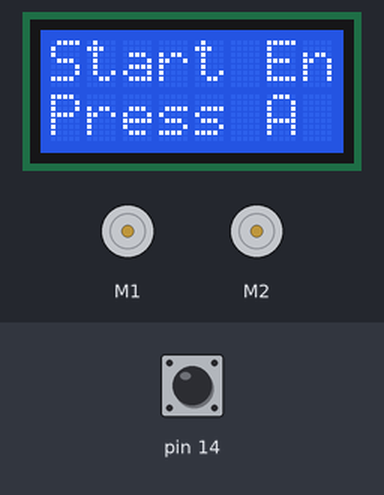
This sketch was run on a simulated Arduino Leonardo, built with avr-gcc and run on an emulated ATmega32U4. Parts: 8×2 character LCD, 2 × DC motor (green arrow = forward, orange = backward, longer = faster). The inputs (shaded band) are chosen by the test bench; at power-on: pin 14 HIGH.

Above: at 0.8 s.
0.9 s: pin 14 pulled LOW for 0.15 s
At 1.7 s:
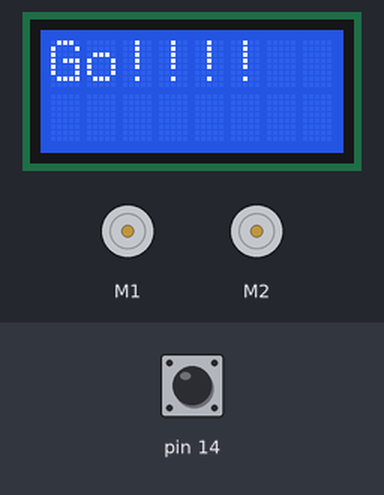
At 5.3 s:
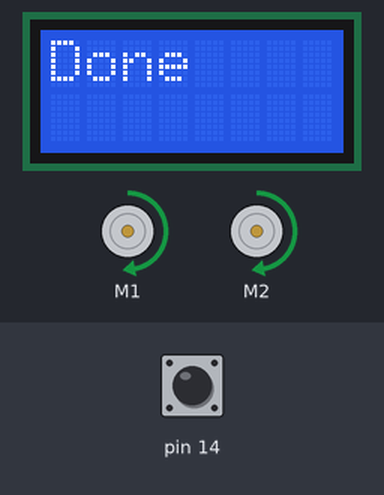
Timing chart, 0 to 6.8 s (numbered marks = the images above; inputs shaded):
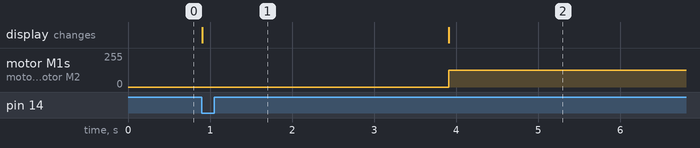

Measured:
- after the input at 0.9 s, motor M1, motor M2: stopped → forward 127/255 after 3.0 s; the display: changes at once (image 1)

The sketch:

01-StartYourEngines.ino
```cpp
#include <Zumo32U4.h>

// This section initializes the motors, A button, and LCD. We can interact with these using the variables "motors," "buttonA," and "lcd"
Zumo32U4Motors motors;
Zumo32U4ButtonA buttonA;
Zumo32U4LCD lcd;

// This function is run once, when the Zumo starts up
void setup()
{
    // This section shows the program name and directions on the LCD
    lcd.clear();            // Clears the LCD and puts the cursor at the beginning of the first line
    lcd.print("Start Eng"); // Writes "Start Eng" on the first line
    lcd.gotoXY(0, 1);       // Moves the cursor to the start of the second line
    lcd.print("Press A");   // Writes "Press A" on the second line

    // This function waits for the A button to be pressed before continuing, then prints "Go!!!!" on the LCD.
    buttonA.waitForPress();
    lcd.clear();
    lcd.print("Go!!!!");

    // The "delay" function waits for the specified number of milliseconds to pass (3000 milliseconds = 3 seconds)
    delay(3000);

    // This function causes the motors to drive forwards. The first number is the speed for the left side, the second number is the speed for the right side. You can enter any speed from -400 to 400.
    motors.setSpeeds(200, 200);

    // This function turns the red LED on. It can be turned off again by replacing the 1 with a 0.
    ledRed(1);

    // This sections shows a final message on the LCD
    lcd.clear();
    lcd.print("Done");
}

// This function contains code to be run continuously - it is looped until the Zumo shuts down or is reset
void loop()
{
    // We currently have no code here, because there isn't anything we want to run multiple times continuously.
}
```
